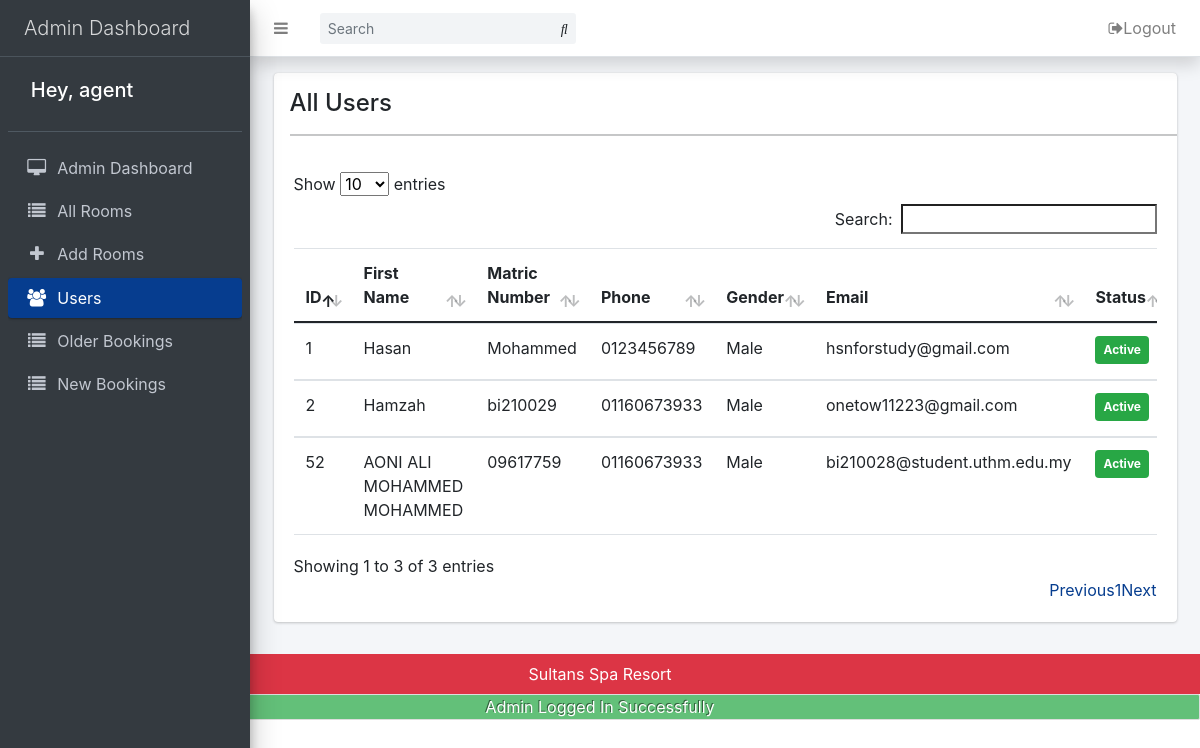
Page /admin/users.php (signed in) on the committed database.
### tables this page shows
CREATE TABLE `users` (
  `id` bigint(11) NOT NULL,
  `fname` varchar(191) NOT NULL,
  `lname` char(191) NOT NULL,
  `phone` varchar(50) NOT NULL,
  `gender` varchar(50) NOT NULL,
  `email` varchar(191) NOT NULL,
  `password` varchar(191) NOT NULL,
  `status` tinyint(4) NOT NULL DEFAULT 0,
  `created_at` timestamp NOT NULL DEFAULT current_timestamp() ON UPDATE current_timestamp(),
  `active` tinyint(11) DEFAULT NULL
);

### admin/users.php (the view, shortened to what this page needs)
<?php include('includes/header.php') ?>
<div class="container">
    <div class="row">
        <div class="col-md-12">
            <div class="card">
                <div class="pl-3 pt-3">
                    <h4 class="heading">All Users</h4>
                    <hr>
                </div>
                <div class="card-body">
                    <div class="table-responsive">
                        <table class="table" id="myTable">
                            <thead>
                                <tr>
                                    <th>ID</th>
                                    <th>First Name</th>
                                    <th>Matric Number</th>
                                    <th>Phone</th>
                                    <th>Gender</th>
                                    <th>Email</th>
                                    <th>Status</th>
                                </tr>
                            </thead>
                            <tbody>
                                <?php
                                $all_users = "SELECT * FROM users";
                                $all_users_run = mysqli_query($con, $all_users);
                                if(mysqli_num_rows($all_users_run) > 0):
                                    foreach($all_users_run as $row)
                                    {
                                    ?>
                                    <tr>
                                        <td> <?= $row['id']; ?> </td>
                                        <td> <?= $row['fname']; ?> </td>
                                        <td> <?= $row['lname']; ?> </td>
                                        <td> <?= $row['phone']; ?> </td>
                                        <td> <?= $row['gender']; ?> </td>
                                        <td> <?= $row['email']; ?> </td>
                                        <td> <?= $row['status'] == '0'?'<span class="bg-success badge p-2">Active</span>':'<span class="bg-danger badge p-2">Banned</span>'; ?> </td>
                                    </tr>
                                    <?php
                                    }
                                else :
                                ?>
                                <tr class="text-center">
                                    <td colspan="9"><h1>No records Found </h1></td>
                                </tr>
                                <?php endif; ?>
                            </tbody>
                        </table>
                    </div>
                </div>
            </div>
        </div>
    </div>
</div>
<?php include('includes/footer.php') ?>

### rows in the picture
users: id "1", fname "Hasan", lname "Mohammed", phone "0123456789", gender "Male", email "hsnforstudy@gmail.com", status "Active"
users: id "2", fname "Hamzah", lname "bi210029", phone "01160673933", gender "Male", email "onetow11223@gmail.com", status "Active"
users: id "52", fname "AONI ALI MOHAMMED MOHAMMED", lname "09617759", phone "01160673933", gender "Male", email "bi210028@student.uthm.edu.my", status "Active"

### other values in the picture
$_SESSION['admin']['name'] "agent"
